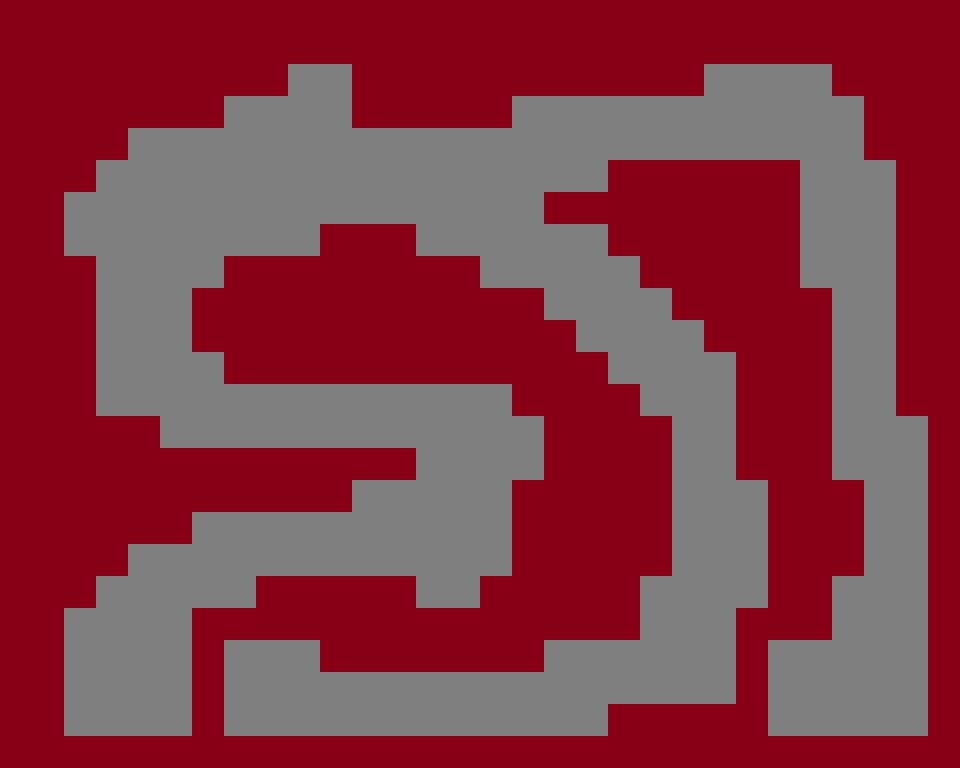

A level layout from a 2D game, rendered from its tile map. Below: a short description, then the map file with its tile-grid data intact:
An orthogonal 30x24 tile map with 32x32 px tiles, 1 tile layer (Tile Layer 1) and 8 objects (5x Enemy, PlayerSpwan, Key, Exit).

<map version="1.10" tiledversion="1.12.2" orientation="orthogonal" renderorder="right-down" width="30" height="24" tilewidth="32" tileheight="32" infinite="0" nextlayerid="3" nextobjectid="9">
 <tileset firstgid="1" source="tileset.tsx" />
 <layer id="1" name="Tile Layer 1" width="30" height="24">
  <data encoding="csv">
2,2,2,2,2,2,2,2,2,2,2,2,2,2,2,2,2,2,2,2,2,2,2,2,2,2,2,2,2,2,
2,2,2,2,2,2,2,2,2,2,2,2,2,2,2,2,2,2,2,2,2,2,2,2,2,2,2,2,2,2,
2,2,2,2,2,2,2,2,2,1,1,2,2,2,2,2,2,2,2,2,2,2,1,1,1,1,2,2,2,2,
2,2,2,2,2,2,2,1,1,1,1,2,2,2,2,2,1,1,1,1,1,1,1,1,1,1,1,2,2,2,
2,2,2,2,1,1,1,1,1,1,1,1,1,1,1,1,1,1,1,1,1,1,1,1,1,1,1,2,2,2,
2,2,2,1,1,1,1,1,1,1,1,1,1,1,1,1,1,1,1,2,2,2,2,2,2,1,1,1,2,2,
2,2,1,1,1,1,1,1,1,1,1,1,1,1,1,1,1,2,2,2,2,2,2,2,2,1,1,1,2,2,
2,2,1,1,1,1,1,1,1,1,2,2,2,1,1,1,1,1,1,2,2,2,2,2,2,1,1,1,2,2,
2,2,2,1,1,1,1,2,2,2,2,2,2,2,2,1,1,1,1,1,2,2,2,2,2,1,1,1,2,2,
2,2,2,1,1,1,2,2,2,2,2,2,2,2,2,2,2,1,1,1,1,2,2,2,2,2,1,1,2,2,
2,2,2,1,1,1,2,2,2,2,2,2,2,2,2,2,2,2,1,1,1,1,2,2,2,2,1,1,2,2,
2,2,2,1,1,1,1,2,2,2,2,2,2,2,2,2,2,2,2,1,1,1,1,2,2,2,1,1,2,2,
2,2,2,1,1,1,1,1,1,1,1,1,1,1,1,1,2,2,2,2,1,1,1,2,2,2,1,1,2,2,
2,2,2,2,2,1,1,1,1,1,1,1,1,1,1,1,1,2,2,2,2,1,1,2,2,2,1,1,1,2,
2,2,2,2,2,2,2,2,2,2,2,2,2,1,1,1,1,2,2,2,2,1,1,2,2,2,1,1,1,2,
2,2,2,2,2,2,2,2,2,2,2,1,1,1,1,1,2,2,2,2,2,1,1,1,2,2,2,1,1,2,
2,2,2,2,2,2,1,1,1,1,1,1,1,1,1,1,2,2,2,2,2,1,1,1,2,2,2,1,1,2,
2,2,2,2,1,1,1,1,1,1,1,1,1,1,1,1,2,2,2,2,2,1,1,1,2,2,2,1,1,2,
2,2,2,1,1,1,1,1,2,2,2,2,2,1,1,2,2,2,2,2,1,1,1,1,2,2,1,1,1,2,
2,2,1,1,1,1,2,2,2,2,2,2,2,2,2,2,2,2,2,2,1,1,1,2,2,2,1,1,1,2,
2,2,1,1,1,1,2,1,1,1,2,2,2,2,2,2,2,1,1,1,1,1,1,2,1,1,1,1,1,2,
2,2,1,1,1,1,2,1,1,1,1,1,1,1,1,1,1,1,1,1,1,1,1,2,1,1,1,1,1,2,
2,2,1,1,1,1,2,1,1,1,1,1,1,1,1,1,1,1,1,2,2,2,2,2,1,1,1,1,1,2,
2,2,2,2,2,2,2,2,2,2,2,2,2,2,2,2,2,2,2,2,2,2,2,2,2,2,2,2,2,2
</data>
 </layer>
 <objectgroup id="2" name="Object Layer 1">
  <object id="1" name="PlayerSpwan" x="128" y="688">
   <properties>
    <property name="Type" value="PlayerSpawn" />
   </properties>
   <point />
  </object>
  <object id="2" name="Key" x="256" y="668">
   <properties>
    <property name="Type" value="Key" />
   </properties>
   <point />
  </object>
  <object id="3" name="Exit" x="768" y="640" width="64" height="96">
   <properties>
    <property name="Type" value="Exit" />
   </properties>
  </object>
  <object id="4" name="Enemy" x="465" y="487">
   <properties>
    <property name="Type" value="Enemy" />
   </properties>
   <point />
  </object>
  <object id="5" name="Enemy" x="175" y="210">
   <properties>
    <property name="Type" value="Enemy" />
   </properties>
   <point />
  </object>
  <object id="6" name="Enemy" x="679" y="666">
   <properties>
    <property name="Type" value="Enemy" />
   </properties>
   <point />
  </object>
  <object id="7" name="Enemy" x="883" y="663">
   <properties>
    <property name="Type" value="Enemy" />
   </properties>
   <point />
  </object>
  <object id="8" name="Enemy" x="783" y="125">
   <properties>
    <property name="Type" value="Enemy" />
   </properties>
   <point />
  </object>
 </objectgroup>
</map>
